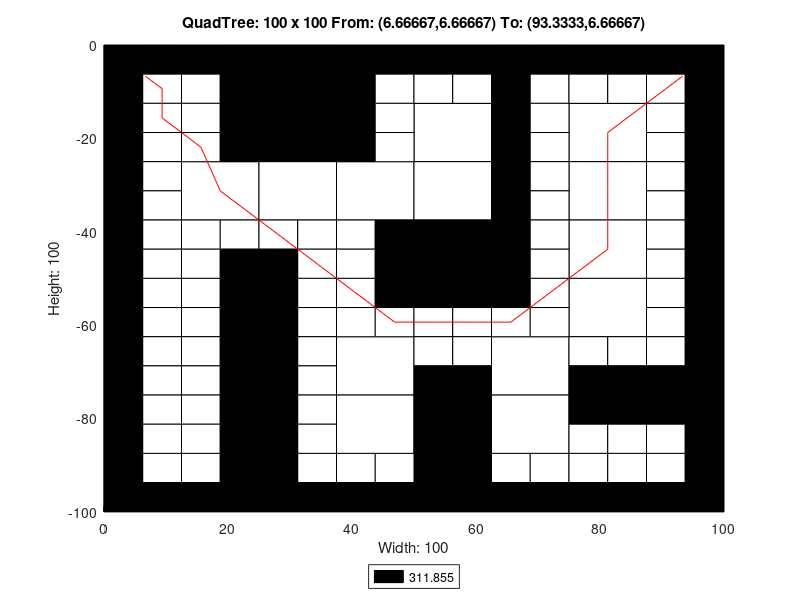

Recreate this plot in MATLAB.
axis([0 100 -100 0]);
title('QuadTree: 100 x 100 From: (6.66667,6.66667) To: (93.3333,6.66667)');
xlabel('Width: 100');
ylabel('Height: 100');
rectangle('Position',[25 -12.5 12.5 12.5], 'FaceColor',[0 0 0]);
rectangle('Position',[25 -25 12.5 12.5], 'FaceColor',[0 0 0]);
rectangle('Position',[12.5 -37.5 12.5 12.5], 'FaceColor',[1 1 1]);
rectangle('Position',[25 -37.5 12.5 12.5], 'FaceColor',[1 1 1]);
rectangle('Position',[37.5 -37.5 12.5 12.5], 'FaceColor',[1 1 1]);
rectangle('Position',[50 -25 12.5 12.5], 'FaceColor',[1 1 1]);
rectangle('Position',[75 -25 12.5 12.5], 'FaceColor',[1 1 1]);
rectangle('Position',[50 -37.5 12.5 12.5], 'FaceColor',[1 1 1]);
rectangle('Position',[50 -50 12.5 12.5], 'FaceColor',[0 0 0]);
rectangle('Position',[75 -37.5 12.5 12.5], 'FaceColor',[1 1 1]);
rectangle('Position',[75 -50 12.5 12.5], 'FaceColor',[1 1 1]);
rectangle('Position',[37.5 -75 12.5 12.5], 'FaceColor',[1 1 1]);
rectangle('Position',[37.5 -87.5 12.5 12.5], 'FaceColor',[1 1 1]);
rectangle('Position',[62.5 -75 12.5 12.5], 'FaceColor',[1 1 1]);
rectangle('Position',[75 -62.5 12.5 12.5], 'FaceColor',[1 1 1]);
rectangle('Position',[50 -87.5 12.5 12.5], 'FaceColor',[0 0 0]);
rectangle('Position',[62.5 -87.5 12.5 12.5], 'FaceColor',[1 1 1]);
rectangle('Position',[50 -100 12.5 12.5], 'FaceColor',[0 0 0]);
rectangle('Position',[0 -6.25 6.25 6.25], 'FaceColor',[0 0 0]);
rectangle('Position',[6.25 -6.25 6.25 6.25], 'FaceColor',[0 0 0]);
rectangle('Position',[0 -12.5 6.25 6.25], 'FaceColor',[0 0 0]);
rectangle('Position',[6.25 -12.5 6.25 6.25], 'FaceColor',[1 1 1]);
rectangle('Position',[12.5 -6.25 6.25 6.25], 'FaceColor',[0 0 0]);
rectangle('Position',[18.75 -6.25 6.25 6.25], 'FaceColor',[0 0 0]);
rectangle('Position',[12.5 -12.5 6.25 6.25], 'FaceColor',[1 1 1]);
rectangle('Position',[18.75 -12.5 6.25 6.25], 'FaceColor',[0 0 0]);
rectangle('Position',[0 -18.75 6.25 6.25], 'FaceColor',[0 0 0]);
rectangle('Position',[6.25 -18.75 6.25 6.25], 'FaceColor',[1 1 1]);
rectangle('Position',[0 -25 6.25 6.25], 'FaceColor',[0 0 0]);
rectangle('Position',[6.25 -25 6.25 6.25], 'FaceColor',[1 1 1]);
rectangle('Position',[12.5 -18.75 6.25 6.25], 'FaceColor',[1 1 1]);
rectangle('Position',[18.75 -18.75 6.25 6.25], 'FaceColor',[0 0 0]);
rectangle('Position',[12.5 -25 6.25 6.25], 'FaceColor',[1 1 1]);
rectangle('Position',[18.75 -25 6.25 6.25], 'FaceColor',[0 0 0]);
rectangle('Position',[37.5 -6.25 6.25 6.25], 'FaceColor',[0 0 0]);
rectangle('Position',[43.75 -6.25 6.25 6.25], 'FaceColor',[0 0 0]);
rectangle('Position',[37.5 -12.5 6.25 6.25], 'FaceColor',[0 0 0]);
rectangle('Position',[43.75 -12.5 6.25 6.25], 'FaceColor',[1 1 1]);
rectangle('Position',[37.5 -18.75 6.25 6.25], 'FaceColor',[0 0 0]);
rectangle('Position',[43.75 -18.75 6.25 6.25], 'FaceColor',[1 1 1]);
rectangle('Position',[37.5 -25 6.25 6.25], 'FaceColor',[0 0 0]);
rectangle('Position',[43.75 -25 6.25 6.25], 'FaceColor',[1 1 1]);
rectangle('Position',[0 -31.25 6.25 6.25], 'FaceColor',[0 0 0]);
rectangle('Position',[6.25 -31.25 6.25 6.25], 'FaceColor',[1 1 1]);
rectangle('Position',[0 -37.5 6.25 6.25], 'FaceColor',[0 0 0]);
rectangle('Position',[6.25 -37.5 6.25 6.25], 'FaceColor',[1 1 1]);
rectangle('Position',[0 -43.75 6.25 6.25], 'FaceColor',[0 0 0]);
rectangle('Position',[6.25 -43.75 6.25 6.25], 'FaceColor',[1 1 1]);
rectangle('Position',[0 -50 6.25 6.25], 'FaceColor',[0 0 0]);
rectangle('Position',[6.25 -50 6.25 6.25], 'FaceColor',[1 1 1]);
rectangle('Position',[12.5 -43.75 6.25 6.25], 'FaceColor',[1 1 1]);
rectangle('Position',[18.75 -43.75 6.25 6.25], 'FaceColor',[1 1 1]);
rectangle('Position',[12.5 -50 6.25 6.25], 'FaceColor',[1 1 1]);
rectangle('Position',[18.75 -50 6.25 6.25], 'FaceColor',[0 0 0]);
rectangle('Position',[25 -43.75 6.25 6.25], 'FaceColor',[1 1 1]);
rectangle('Position',[31.25 -43.75 6.25 6.25], 'FaceColor',[1 1 1]);
rectangle('Position',[25 -50 6.25 6.25], 'FaceColor',[0 0 0]);
rectangle('Position',[31.25 -50 6.25 6.25], 'FaceColor',[1 1 1]);
rectangle('Position',[37.5 -43.75 6.25 6.25], 'FaceColor',[1 1 1]);
rectangle('Position',[43.75 -43.75 6.25 6.25], 'FaceColor',[0 0 0]);
rectangle('Position',[37.5 -50 6.25 6.25], 'FaceColor',[1 1 1]);
rectangle('Position',[43.75 -50 6.25 6.25], 'FaceColor',[0 0 0]);
rectangle('Position',[50 -6.25 6.25 6.25], 'FaceColor',[0 0 0]);
rectangle('Position',[56.25 -6.25 6.25 6.25], 'FaceColor',[0 0 0]);
rectangle('Position',[50 -12.5 6.25 6.25], 'FaceColor',[1 1 1]);
rectangle('Position',[56.25 -12.5 6.25 6.25], 'FaceColor',[1 1 1]);
rectangle('Position',[62.5 -6.25 6.25 6.25], 'FaceColor',[0 0 0]);
rectangle('Position',[68.75 -6.25 6.25 6.25], 'FaceColor',[0 0 0]);
rectangle('Position',[62.5 -12.5 6.25 6.25], 'FaceColor',[0 0 0]);
rectangle('Position',[68.75 -12.5 6.25 6.25], 'FaceColor',[1 1 1]);
rectangle('Position',[62.5 -18.75 6.25 6.25], 'FaceColor',[0 0 0]);
rectangle('Position',[68.75 -18.75 6.25 6.25], 'FaceColor',[1 1 1]);
rectangle('Position',[62.5 -25 6.25 6.25], 'FaceColor',[0 0 0]);
rectangle('Position',[68.75 -25 6.25 6.25], 'FaceColor',[1 1 1]);
rectangle('Position',[75 -6.25 6.25 6.25], 'FaceColor',[0 0 0]);
rectangle('Position',[81.25 -6.25 6.25 6.25], 'FaceColor',[0 0 0]);
rectangle('Position',[75 -12.5 6.25 6.25], 'FaceColor',[1 1 1]);
rectangle('Position',[81.25 -12.5 6.25 6.25], 'FaceColor',[1 1 1]);
rectangle('Position',[87.5 -6.25 6.25 6.25], 'FaceColor',[0 0 0]);
rectangle('Position',[93.75 -6.25 6.25 6.25], 'FaceColor',[0 0 0]);
rectangle('Position',[87.5 -12.5 6.25 6.25], 'FaceColor',[1 1 1]);
rectangle('Position',[93.75 -12.5 6.25 6.25], 'FaceColor',[0 0 0]);
rectangle('Position',[87.5 -18.75 6.25 6.25], 'FaceColor',[1 1 1]);
rectangle('Position',[93.75 -18.75 6.25 6.25], 'FaceColor',[0 0 0]);
rectangle('Position',[87.5 -25 6.25 6.25], 'FaceColor',[1 1 1]);
rectangle('Position',[93.75 -25 6.25 6.25], 'FaceColor',[0 0 0]);
rectangle('Position',[62.5 -31.25 6.25 6.25], 'FaceColor',[0 0 0]);
rectangle('Position',[68.75 -31.25 6.25 6.25], 'FaceColor',[1 1 1]);
rectangle('Position',[62.5 -37.5 6.25 6.25], 'FaceColor',[0 0 0]);
rectangle('Position',[68.75 -37.5 6.25 6.25], 'FaceColor',[1 1 1]);
rectangle('Position',[62.5 -43.75 6.25 6.25], 'FaceColor',[0 0 0]);
rectangle('Position',[68.75 -43.75 6.25 6.25], 'FaceColor',[1 1 1]);
rectangle('Position',[62.5 -50 6.25 6.25], 'FaceColor',[0 0 0]);
rectangle('Position',[68.75 -50 6.25 6.25], 'FaceColor',[1 1 1]);
rectangle('Position',[87.5 -31.25 6.25 6.25], 'FaceColor',[1 1 1]);
rectangle('Position',[93.75 -31.25 6.25 6.25], 'FaceColor',[0 0 0]);
rectangle('Position',[87.5 -37.5 6.25 6.25], 'FaceColor',[1 1 1]);
rectangle('Position',[93.75 -37.5 6.25 6.25], 'FaceColor',[0 0 0]);
rectangle('Position',[87.5 -43.75 6.25 6.25], 'FaceColor',[1 1 1]);
rectangle('Position',[93.75 -43.75 6.25 6.25], 'FaceColor',[0 0 0]);
rectangle('Position',[87.5 -50 6.25 6.25], 'FaceColor',[1 1 1]);
rectangle('Position',[93.75 -50 6.25 6.25], 'FaceColor',[0 0 0]);
rectangle('Position',[0 -56.25 6.25 6.25], 'FaceColor',[0 0 0]);
rectangle('Position',[6.25 -56.25 6.25 6.25], 'FaceColor',[1 1 1]);
rectangle('Position',[0 -62.5 6.25 6.25], 'FaceColor',[0 0 0]);
rectangle('Position',[6.25 -62.5 6.25 6.25], 'FaceColor',[1 1 1]);
rectangle('Position',[12.5 -56.25 6.25 6.25], 'FaceColor',[1 1 1]);
rectangle('Position',[18.75 -56.25 6.25 6.25], 'FaceColor',[0 0 0]);
rectangle('Position',[12.5 -62.5 6.25 6.25], 'FaceColor',[1 1 1]);
rectangle('Position',[18.75 -62.5 6.25 6.25], 'FaceColor',[0 0 0]);
rectangle('Position',[0 -68.75 6.25 6.25], 'FaceColor',[0 0 0]);
rectangle('Position',[6.25 -68.75 6.25 6.25], 'FaceColor',[1 1 1]);
rectangle('Position',[0 -75 6.25 6.25], 'FaceColor',[0 0 0]);
rectangle('Position',[6.25 -75 6.25 6.25], 'FaceColor',[1 1 1]);
rectangle('Position',[12.5 -68.75 6.25 6.25], 'FaceColor',[1 1 1]);
rectangle('Position',[18.75 -68.75 6.25 6.25], 'FaceColor',[0 0 0]);
rectangle('Position',[12.5 -75 6.25 6.25], 'FaceColor',[1 1 1]);
rectangle('Position',[18.75 -75 6.25 6.25], 'FaceColor',[0 0 0]);
rectangle('Position',[25 -56.25 6.25 6.25], 'FaceColor',[0 0 0]);
rectangle('Position',[31.25 -56.25 6.25 6.25], 'FaceColor',[1 1 1]);
rectangle('Position',[25 -62.5 6.25 6.25], 'FaceColor',[0 0 0]);
rectangle('Position',[31.25 -62.5 6.25 6.25], 'FaceColor',[1 1 1]);
rectangle('Position',[37.5 -56.25 6.25 6.25], 'FaceColor',[1 1 1]);
rectangle('Position',[43.75 -56.25 6.25 6.25], 'FaceColor',[0 0 0]);
rectangle('Position',[37.5 -62.5 6.25 6.25], 'FaceColor',[1 1 1]);
rectangle('Position',[43.75 -62.5 6.25 6.25], 'FaceColor',[1 1 1]);
rectangle('Position',[25 -68.75 6.25 6.25], 'FaceColor',[0 0 0]);
rectangle('Position',[31.25 -68.75 6.25 6.25], 'FaceColor',[1 1 1]);
rectangle('Position',[25 -75 6.25 6.25], 'FaceColor',[0 0 0]);
rectangle('Position',[31.25 -75 6.25 6.25], 'FaceColor',[1 1 1]);
rectangle('Position',[0 -81.25 6.25 6.25], 'FaceColor',[0 0 0]);
rectangle('Position',[6.25 -81.25 6.25 6.25], 'FaceColor',[1 1 1]);
rectangle('Position',[0 -87.5 6.25 6.25], 'FaceColor',[0 0 0]);
rectangle('Position',[6.25 -87.5 6.25 6.25], 'FaceColor',[1 1 1]);
rectangle('Position',[12.5 -81.25 6.25 6.25], 'FaceColor',[1 1 1]);
rectangle('Position',[18.75 -81.25 6.25 6.25], 'FaceColor',[0 0 0]);
rectangle('Position',[12.5 -87.5 6.25 6.25], 'FaceColor',[1 1 1]);
rectangle('Position',[18.75 -87.5 6.25 6.25], 'FaceColor',[0 0 0]);
rectangle('Position',[0 -93.75 6.25 6.25], 'FaceColor',[0 0 0]);
rectangle('Position',[6.25 -93.75 6.25 6.25], 'FaceColor',[1 1 1]);
rectangle('Position',[0 -100 6.25 6.25], 'FaceColor',[0 0 0]);
rectangle('Position',[6.25 -100 6.25 6.25], 'FaceColor',[0 0 0]);
rectangle('Position',[12.5 -93.75 6.25 6.25], 'FaceColor',[1 1 1]);
rectangle('Position',[18.75 -93.75 6.25 6.25], 'FaceColor',[0 0 0]);
rectangle('Position',[12.5 -100 6.25 6.25], 'FaceColor',[0 0 0]);
rectangle('Position',[18.75 -100 6.25 6.25], 'FaceColor',[0 0 0]);
rectangle('Position',[25 -81.25 6.25 6.25], 'FaceColor',[0 0 0]);
rectangle('Position',[31.25 -81.25 6.25 6.25], 'FaceColor',[1 1 1]);
rectangle('Position',[25 -87.5 6.25 6.25], 'FaceColor',[0 0 0]);
rectangle('Position',[31.25 -87.5 6.25 6.25], 'FaceColor',[1 1 1]);
rectangle('Position',[25 -93.75 6.25 6.25], 'FaceColor',[0 0 0]);
rectangle('Position',[31.25 -93.75 6.25 6.25], 'FaceColor',[1 1 1]);
rectangle('Position',[25 -100 6.25 6.25], 'FaceColor',[0 0 0]);
rectangle('Position',[31.25 -100 6.25 6.25], 'FaceColor',[0 0 0]);
rectangle('Position',[37.5 -93.75 6.25 6.25], 'FaceColor',[1 1 1]);
rectangle('Position',[43.75 -93.75 6.25 6.25], 'FaceColor',[1 1 1]);
rectangle('Position',[37.5 -100 6.25 6.25], 'FaceColor',[0 0 0]);
rectangle('Position',[43.75 -100 6.25 6.25], 'FaceColor',[0 0 0]);
rectangle('Position',[50 -56.25 6.25 6.25], 'FaceColor',[0 0 0]);
rectangle('Position',[56.25 -56.25 6.25 6.25], 'FaceColor',[0 0 0]);
rectangle('Position',[50 -62.5 6.25 6.25], 'FaceColor',[1 1 1]);
rectangle('Position',[56.25 -62.5 6.25 6.25], 'FaceColor',[1 1 1]);
rectangle('Position',[62.5 -56.25 6.25 6.25], 'FaceColor',[0 0 0]);
rectangle('Position',[68.75 -56.25 6.25 6.25], 'FaceColor',[1 1 1]);
rectangle('Position',[62.5 -62.5 6.25 6.25], 'FaceColor',[1 1 1]);
rectangle('Position',[68.75 -62.5 6.25 6.25], 'FaceColor',[1 1 1]);
rectangle('Position',[50 -68.75 6.25 6.25], 'FaceColor',[1 1 1]);
rectangle('Position',[56.25 -68.75 6.25 6.25], 'FaceColor',[1 1 1]);
rectangle('Position',[50 -75 6.25 6.25], 'FaceColor',[0 0 0]);
rectangle('Position',[56.25 -75 6.25 6.25], 'FaceColor',[0 0 0]);
rectangle('Position',[87.5 -56.25 6.25 6.25], 'FaceColor',[1 1 1]);
rectangle('Position',[93.75 -56.25 6.25 6.25], 'FaceColor',[0 0 0]);
rectangle('Position',[87.5 -62.5 6.25 6.25], 'FaceColor',[1 1 1]);
rectangle('Position',[93.75 -62.5 6.25 6.25], 'FaceColor',[0 0 0]);
rectangle('Position',[75 -68.75 6.25 6.25], 'FaceColor',[1 1 1]);
rectangle('Position',[81.25 -68.75 6.25 6.25], 'FaceColor',[1 1 1]);
rectangle('Position',[75 -75 6.25 6.25], 'FaceColor',[0 0 0]);
rectangle('Position',[81.25 -75 6.25 6.25], 'FaceColor',[0 0 0]);
rectangle('Position',[87.5 -68.75 6.25 6.25], 'FaceColor',[1 1 1]);
rectangle('Position',[93.75 -68.75 6.25 6.25], 'FaceColor',[0 0 0]);
rectangle('Position',[87.5 -75 6.25 6.25], 'FaceColor',[0 0 0]);
rectangle('Position',[93.75 -75 6.25 6.25], 'FaceColor',[0 0 0]);
rectangle('Position',[62.5 -93.75 6.25 6.25], 'FaceColor',[1 1 1]);
rectangle('Position',[68.75 -93.75 6.25 6.25], 'FaceColor',[1 1 1]);
rectangle('Position',[62.5 -100 6.25 6.25], 'FaceColor',[0 0 0]);
rectangle('Position',[68.75 -100 6.25 6.25], 'FaceColor',[0 0 0]);
rectangle('Position',[75 -81.25 6.25 6.25], 'FaceColor',[0 0 0]);
rectangle('Position',[81.25 -81.25 6.25 6.25], 'FaceColor',[0 0 0]);
rectangle('Position',[75 -87.5 6.25 6.25], 'FaceColor',[1 1 1]);
rectangle('Position',[81.25 -87.5 6.25 6.25], 'FaceColor',[1 1 1]);
rectangle('Position',[87.5 -81.25 6.25 6.25], 'FaceColor',[0 0 0]);
rectangle('Position',[93.75 -81.25 6.25 6.25], 'FaceColor',[0 0 0]);
rectangle('Position',[87.5 -87.5 6.25 6.25], 'FaceColor',[1 1 1]);
rectangle('Position',[93.75 -87.5 6.25 6.25], 'FaceColor',[0 0 0]);
rectangle('Position',[75 -93.75 6.25 6.25], 'FaceColor',[1 1 1]);
rectangle('Position',[81.25 -93.75 6.25 6.25], 'FaceColor',[1 1 1]);
rectangle('Position',[75 -100 6.25 6.25], 'FaceColor',[0 0 0]);
rectangle('Position',[81.25 -100 6.25 6.25], 'FaceColor',[0 0 0]);
rectangle('Position',[87.5 -93.75 6.25 6.25], 'FaceColor',[1 1 1]);
rectangle('Position',[93.75 -93.75 6.25 6.25], 'FaceColor',[0 0 0]);
rectangle('Position',[87.5 -100 6.25 6.25], 'FaceColor',[0 0 0]);
rectangle('Position',[93.75 -100 6.25 6.25], 'FaceColor',[0 0 0]);
X=[93.3333,90.625,81.25,81.25,81.25,71.875,65.625,59.375,53.125,46.875,40.625,34.375,28.125,18.75,15.625,9.375,9.375,6.66667];
Y=[-6.66667,-9.375,-18.75,-31.25,-43.75,-53.125,-59.375,-59.375,-59.375,-59.375,-53.125,-46.875,-40.625,-31.25,-21.875,-15.625,-9.375,-6.66667];
hold on;
plot(X,Y,'r');
legend('311.855','Location','southoutside');
